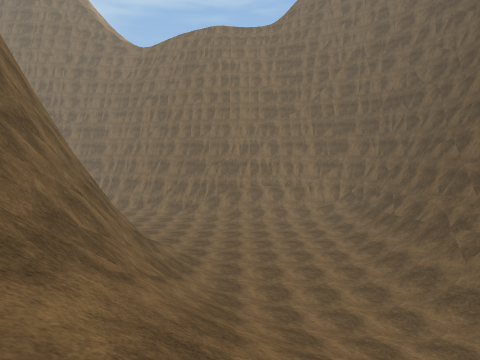
View 1 (above)

21 first-person views from a walk through a Unity game level. The camera is 1.2 m above the floor, tilts 6° down and sees 85° across. The floor is counted in squares, 2 m on a side. Each view is taken from the middle of a square. On the plan, view 1 faces up. The plan holds only what a view shows up to about 9 squares ahead; the rest is blank. The place goes on beyond the plan. Surface patterns are stand-ins for the level's own textures.

View 2
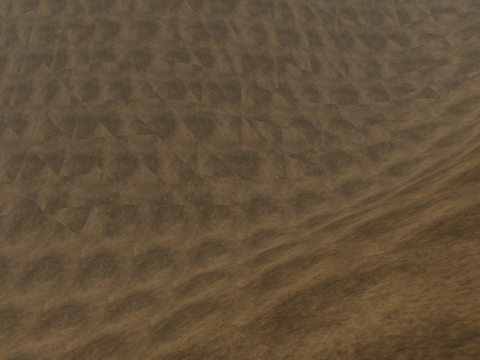

View 3
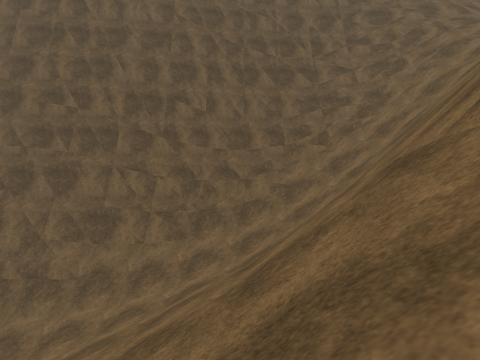

View 4
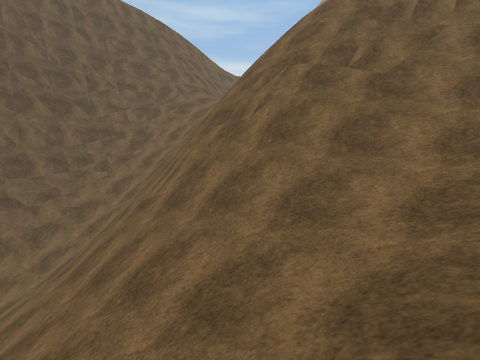

View 5
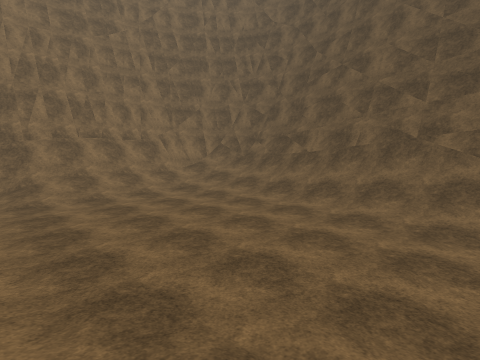

View 6
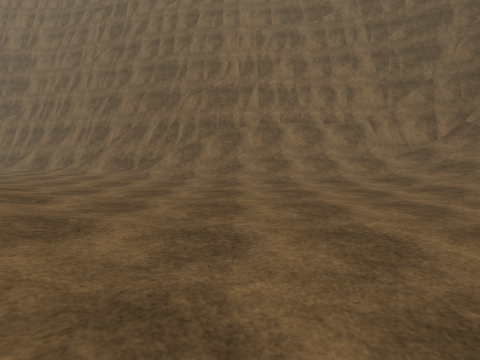

View 7
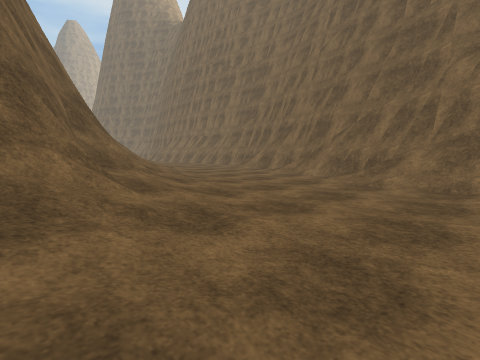

View 8
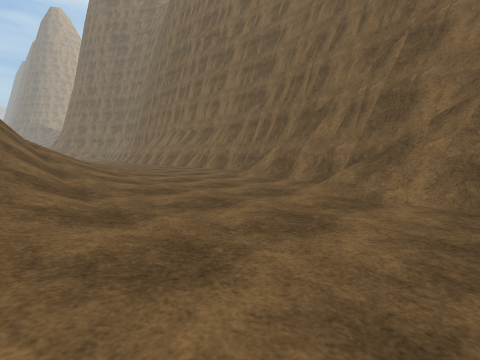

View 9
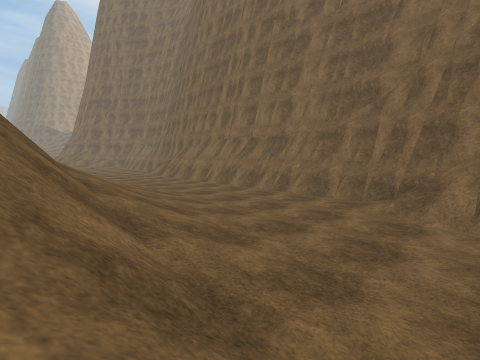

View 10
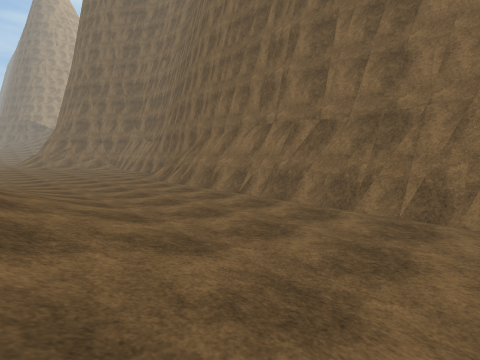

View 11
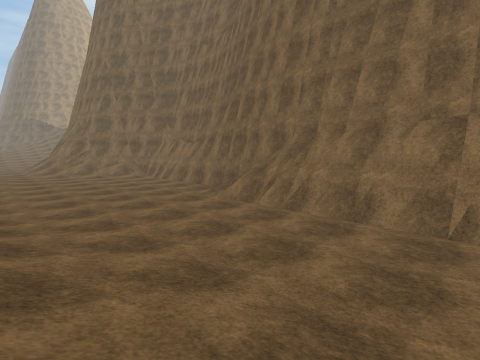

View 12
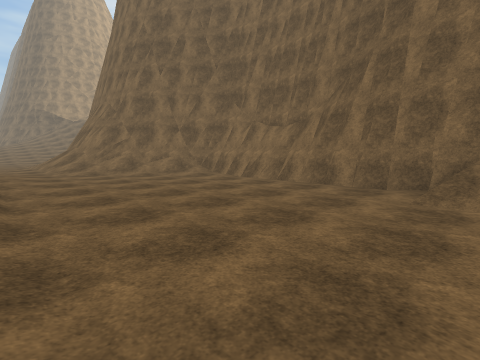

View 13
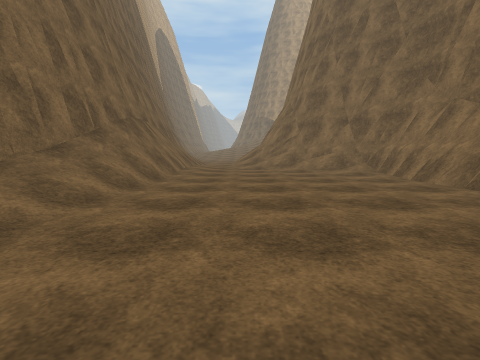

View 14
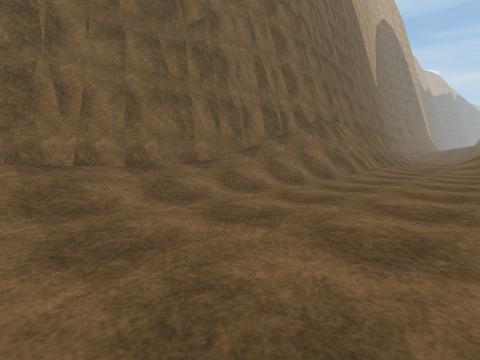

View 15
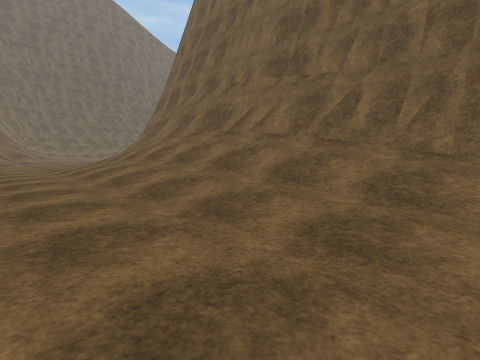

View 16
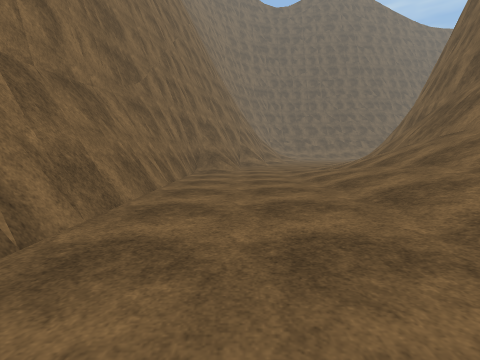

View 17
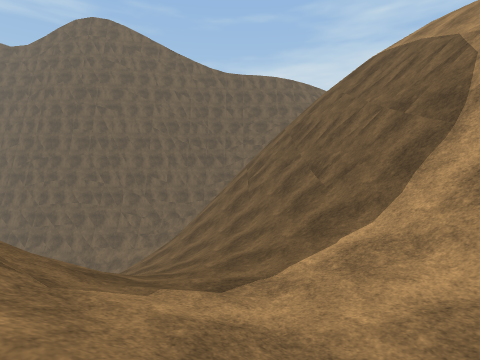

View 18
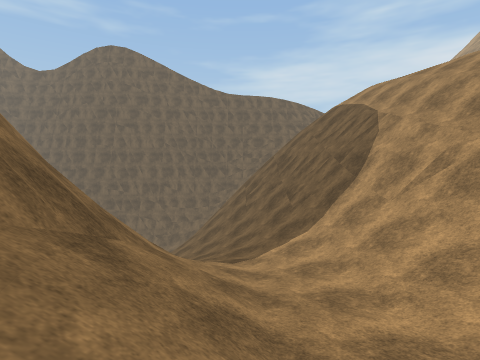

View 19
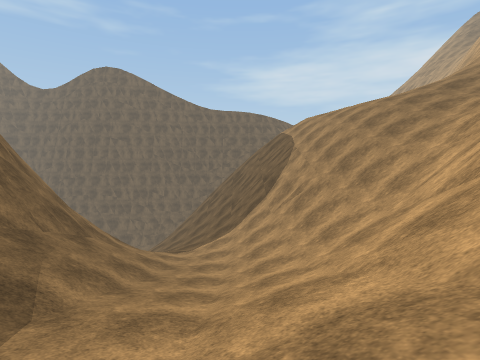

View 20
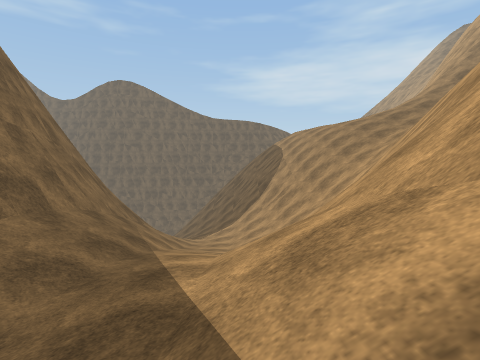

View 21
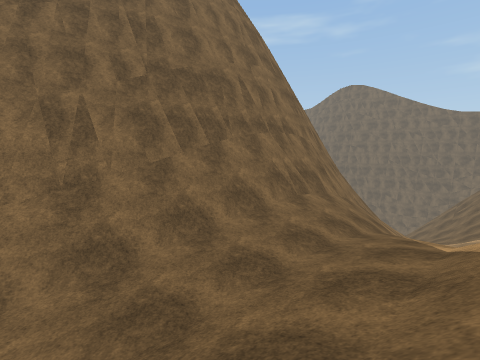

### Floor plan
Key: @ floor where view 1 was taken; # wall or solid block; . main floor; : floor 1 m higher than the main floor; + floor 14.5 m higher than the main floor; * floor 15.25 m higher than the main floor; % floor 16 m higher than the main floor; & floor 19.25 m higher than the main floor; $ floor 20 m higher than the main floor; / step, stairs or slope; = window, fence, low wall or low ledge; v drop or lower ground.
Columns run from 31 left of view 1 to 9 right of it. Each row starts with its distance up from view 1.
 20  ############
 19  #/......./#############
 18  /..................../##
 17 /...................../#####
 16 .........................//###########
 15 .............:::::::........////////###
 14 ####////..////////////.........//////##
 13   #########==========//............//
 12          ###########=////:.........://
 11                    ######//:......../=#
 10                         ###//......./##
  9                           ##/:....../##
  8                            #=//...../#
  7                             #=/....:/#
  6                             ##//...//#
  5                             ##///:::/#
  4                              #///////##
  3                              #///////##
  2                              #////////#
  1                               ////////##
  0                                @//////=##
 -1                             / /////////##
 -2            ##               ////////////#
 -3            #######    ##    ////////////#
 -4            /////#######=/////////###////#
 -5            &&///==###=///////////  ##=//#
 -6            &&&&/////////+//////=/vv #///#
 -7             /$$&&&///%**+/////#=//v  ///#
 -8            /////////////////##v////  ///=
 -9               ///////////####v////     //
-10                /////////vvvvv///
-11                 ####=///////////
-12                  vv##//////////
-13                     =///// //

Positions as (right, up) in squares from view 1, and headings:
1: (0, 0), facing up
2: (-1, 2), facing right
3: (0, -2), facing right
4: (-3, -1), facing down-right
5: (-1, 6), facing up-right
6: (0, 7), facing up
7: (-1, 9), facing up-left
8: (-4, 12), facing up-left
9: (-8, 12), facing up-left
10: (-12, 14), facing up-left
11: (-16, 14), facing up-left
12: (-21, 14), facing up-left
13: (-21, 16), facing left
14: (-21, 17), facing down-left
15: (-21, 17), facing down-right
16: (-18, 17), facing right
17: (-9, -6), facing right
18: (-12, -6), facing right
19: (-15, -8), facing right
20: (-18, -8), facing right
21: (-20, -8), facing up-right
